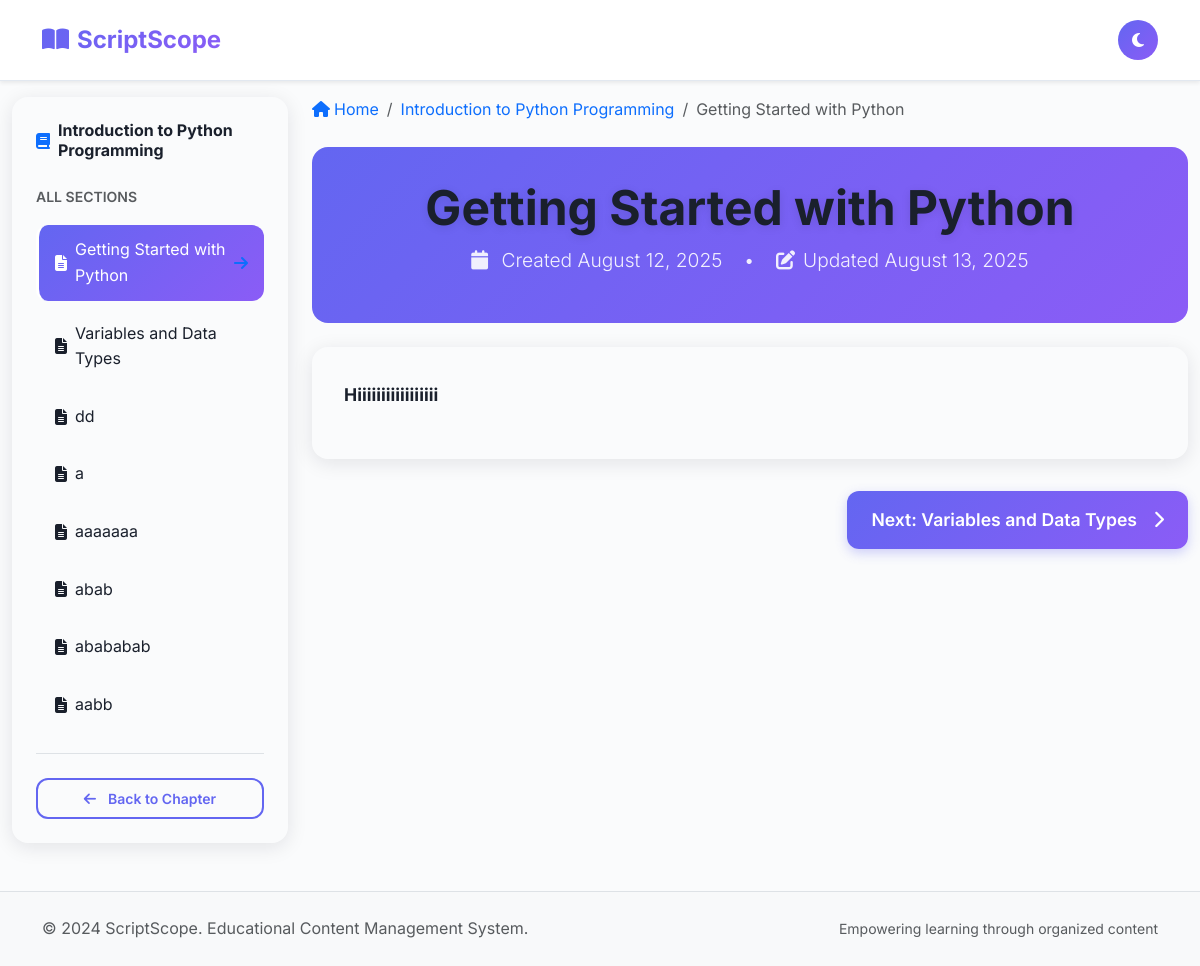
Page /chapter/1/section/1 (signed in) on the committed database.
### backend/models.py (models this page shows)
class Chapter(db.Model):
    id = db.Column(db.Integer, primary_key=True)
    name = db.Column(db.String(200), nullable=False)
    admin_id = db.Column(db.Integer, db.ForeignKey('admin.id'), nullable=False)
    created_at = db.Column(db.DateTime, default=datetime.utcnow)
    sections = db.relationship('Section', backref='chapter', lazy=True, cascade='all, delete-orphan')
    chapter_comments = db.relationship('ChapterComment', backref='chapter', lazy=True, cascade='all, delete-orphan')

class Section(db.Model):
    id = db.Column(db.Integer, primary_key=True)
    name = db.Column(db.String(200), nullable=False)
    content = db.Column(db.Text, nullable=True)
    chapter_id = db.Column(db.Integer, db.ForeignKey('chapter.id'), nullable=False)
    created_at = db.Column(db.DateTime, default=datetime.utcnow)
    updated_at = db.Column(db.DateTime, default=datetime.utcnow, onupdate=datetime.utcnow)
    section_comments = db.relationship('SectionComment', backref='section', lazy=True, cascade='all, delete-orphan')

### backend/routes.py (the view)
@routes_bp.route('/chapter/<int:chapter_id>/section/<int:section_id>')
def section_detail(chapter_id, section_id):
    if 'user_id' not in session and 'admin_id' not in session:
        flash('Please log in to view section details', 'warning')
        return redirect(url_for('routes_bp.login'))
    chapter = Chapter.query.get_or_404(chapter_id)
    section = Section.query.get_or_404(section_id)
    if section.chapter_id != chapter_id:
        flash('Section not found in this chapter', 'error')
        return redirect(url_for('routes_bp.chapter_detail', chapter_id=chapter_id))
    all_sections = Section.query.filter_by(chapter_id=chapter_id).order_by(Section.id).all()
    current_index = next((i for i, s in enumerate(all_sections) if s.id == section_id), None)
    prev_section = all_sections[current_index - 1] if current_index and current_index > 0 else None
    next_section = all_sections[current_index + 1] if current_index is not None and current_index < len(all_sections) - 1 else None
    comments = SectionComment.query.filter_by(section_id=section_id).order_by(SectionComment.created_at.desc()).all()
    return render_template('section_detail.html',
                         chapter=chapter,
                         section=section,
                         all_sections=all_sections,
                         prev_section=prev_section,
                         next_section=next_section,
                         comments=comments)

### frontend/templates/section_detail.html (shortened to what this page needs)
{% extends "user_base.html" %}
{% block content %}
<div class="container-fluid">
    <div class="row">
        <div class="col-lg-3">
            <div class="sidebar slide-in-left">
                <div class="d-flex align-items-center mb-4">
                    <i class="fas fa-book me-2 text-primary"></i>
                    <h6 class="mb-0 fw-bold">{{ chapter.name }}</h6>
                </div>
                <div class="mb-3">
                    <small class="text-muted text-uppercase fw-semibold">All Sections</small>
                </div>
                {% for s in all_sections %}
                <div class="sidebar-item {{ 'active' if s.id == section.id else '' }}"
                     onclick="window.location.href='{{ url_for('routes_bp.section_detail', chapter_id=chapter.id, section_id=s.id) }}'">
                    <div class="d-flex align-items-center">
                        <i class="fas fa-file-alt me-2"></i>
                        <span class="flex-grow-1">{{ s.name }}</span>
                        {% if s.id == section.id %}
                        <i class="fas fa-arrow-right ms-2 text-primary"></i>
                        {% endif %}
                    </div>
                </div>
                {% endfor %}
                <div class="mt-4 pt-4 border-top">
                    <a href="{{ url_for('routes_bp.chapter_detail', chapter_id=chapter.id) }}"
                       class="btn btn-outline-primary btn-sm w-100">
                        <i class="fas fa-arrow-left me-1"></i>Back to Chapter
                    </a>
                </div>
            </div>
        </div>
        <div class="col-lg-9">
            <nav aria-label="breadcrumb" class="mb-4">
                <ol class="breadcrumb">
                    <li class="breadcrumb-item">
                        <a href="{{ url_for('routes_bp.index') }}" class="text-decoration-none">
                            <i class="fas fa-home me-1"></i>Home
                        </a>
                    </li>
                    <li class="breadcrumb-item">
                        <a href="{{ url_for('routes_bp.chapter_detail', chapter_id=chapter.id) }}" class="text-decoration-none">
                            {{ chapter.name }}
                        </a>
                    </li>
                    <li class="breadcrumb-item active">{{ section.name }}</li>
                </ol>
            </nav>
            <div class="hero mb-4" style="padding: 2rem; border-radius: 1rem;">
                <h1 class="display-6 fw-bold mb-2">{{ section.name }}</h1>
                <p class="lead mb-3">
                    <i class="fas fa-calendar me-2"></i>
                    Created {% if section.created_at %}{{ section.created_at.strftime('%B %d, %Y') }}{% else %}N/A{% endif %}
                    {% if section.updated_at and section.updated_at != section.created_at %}
                    <span class="mx-3">•</span>
                    <i class="fas fa-edit me-2"></i>Updated {{ section.updated_at.strftime('%B %d, %Y') }}
                    {% endif %}
                </p>
            </div>
            <div class="section-content fade-in">
                <div class="content-body">
                    {{ section.content|safe }}
                </div>
            </div>
            <div class="section-nav">
                {% if next_section %}
                <a href="{{ url_for('routes_bp.section_detail', chapter_id=chapter.id, section_id=next_section.id) }}"
                   class="btn btn-primary">
                    Next: {{ next_section.name }}<i class="fas fa-chevron-right ms-2"></i>
                </a>
                {% endif %}
            </div>
        </div>
    </div>
</div>
{% endblock %}

### frontend/static/css/styles.css (style rules this page uses)
:root { --bg-primary: #fafbfc; --bg-secondary: #f5f6f8; --bg-tertiary: #eef0f3; --bg-card: #ffffff; --bg-elevated: #ffffff; --text-primary: #1a202c; --text-secondary: #4a5568; --text-muted: #718096; --text-light: #a0aec0; --accent-primary: #6366f1; --accent-secondary: #8b5cf6; --accent-tertiary: #06b6d4; --accent-gradient: linear-gradient(135deg, #6366f1 0%, #8b5cf6 100%); --accent-gradient-alt: linear-gradient(135deg, #06b6d4 0%, #3b82f6 100%); --success: #10b981; --success-light: #d1fae5; --warning: #f59e0b; --warning-light: #fef3c7; --error: #ef4444; --error-light: #fee2e2; --info: #3b82f6; --info-light: #dbeafe; --hover-overlay: rgba(99, 102, 241, 0.08); --active-overlay: rgba(99, 102, 241, 0.12); --focus-ring: rgba(99, 102, 241, 0.3); --border: #e2e8f0; --border-light: #f1f5f9; --shadow-sm: rgba(15, 23, 42, 0.08); --shadow: rgba(15, 23, 42, 0.1); --shadow-lg: rgba(15, 23, 42, 0.15); --shadow-hover: rgba(15, 23, 42, 0.2); --navbar-bg: rgba(255, 255, 255, 0.95); --modal-bg: rgba(15, 23, 42, 0.6); --dropdown-bg: #ffffff; --btn-primary-bg: var(--accent-primary); --btn-primary-hover: #4f46e5; --btn-secondary-bg: #f1f5f9; --btn-secondary-hover: #e2e8f0; }
* { box-sizing: border-box; margin: 0; padding: 0; }
body { font-family: 'Inter', -apple-system, BlinkMacSystemFont, 'Segoe UI', Roboto, sans-serif; background: var(--bg-primary); color: var(--text-primary); line-height: 1.6; transition: all 0.3s cubic-bezier(0.4, 0, 0.2, 1); overflow-x: hidden; }
* { transition: color 0.3s ease, background-color 0.3s ease, border-color 0.3s ease; }
h1, h2, h3, h4, h5, h6 { font-weight: 700; margin-bottom: 1rem; color: var(--text-primary); }
h1 { font-size: 2.5rem; }
.btn { font-weight: 600; border-radius: 10px; padding: 0.75rem 1.5rem; border: none; transition: all 0.3s cubic-bezier(0.4, 0, 0.2, 1); text-decoration: none; display: inline-flex; align-items: center; justify-content: center; gap: 0.5rem; position: relative; overflow: hidden; }
.btn::before { content: ''; position: absolute; top: 0; left: -100%; width: 100%; height: 100%; background: linear-gradient(90deg, transparent, rgba(255,255,255,0.2), transparent); transition: left 0.5s; }
.btn-primary { background: var(--btn-primary-bg); color: white; box-shadow: 0 4px 12px rgba(99, 102, 241, 0.3); }
.btn-outline-primary { background: transparent; color: var(--accent-primary); border: 2px solid var(--accent-primary); }
.btn-sm { padding: 0.5rem 1rem; font-size: 0.875rem; }
.fade-in { animation: fadeIn 0.5s ease-in; }
.btn { border-radius: 12px; font-weight: 600; padding: 0.75rem 1.5rem; border: none; cursor: pointer; text-decoration: none; display: inline-flex; align-items: center; gap: 0.5rem; transition: all 0.3s cubic-bezier(0.4, 0, 0.2, 1); position: relative; overflow: hidden; }
.btn-primary { background: var(--accent-gradient); color: white; }
.btn-outline-primary { border: 2px solid var(--accent-primary); color: var(--accent-primary); background: transparent; }
.hero { background: var(--accent-gradient); color: white; padding: 4rem 0; text-align: center; margin-bottom: 3rem; border-radius: 0 0 2rem 2rem; }
.hero h1 { font-size: 3rem; font-weight: 800; margin-bottom: 1rem; text-shadow: 0 2px 10px rgba(0, 0, 0, 0.1); }
.hero p { font-size: 1.2rem; opacity: 0.9; margin-bottom: 2rem; }
.sidebar { background: var(--card-bg); border-radius: 16px; padding: 1.5rem; box-shadow: 0 4px 20px var(--shadow); height: fit-content; position: sticky; top: 100px; }
.sidebar-item { padding: 0.75rem 1rem; margin-bottom: 0.5rem; border-radius: 12px; cursor: pointer; transition: all 0.3s ease; border-left: 3px solid transparent; }
.sidebar-item.active { background: var(--accent-gradient); color: white; border-left-color: white; }
.section-content { background: var(--card-bg); padding: 2rem; border-radius: 16px; box-shadow: 0 4px 20px var(--shadow); line-height: 1.8; font-size: 1.1rem; }
.section-nav { display: flex; justify-content: space-between; align-items: center; margin: 2rem 0; gap: 1rem; }
.section-nav .btn { padding: 1rem 1.5rem; font-size: 1.1rem; }
.fade-in { animation: fadeIn 0.6s ease-out; }
.slide-in-left { animation: slideInLeft 0.6s ease-out; }

### rows in the picture
Chapter: name "Introduction to Python Programming"
Section: name "Getting Started with Python", created_at "August 12, 2025", updated_at "August 13, 2025", content "Hiiiiiiiiiiiiiiiii"
Section: name "Variables and Data Types"
Section: name "dd"
Section: name "a"
Section: name "aaaaaaa"
Section: name "abab"
Section: name "abababab"
Section: name "aabb"
